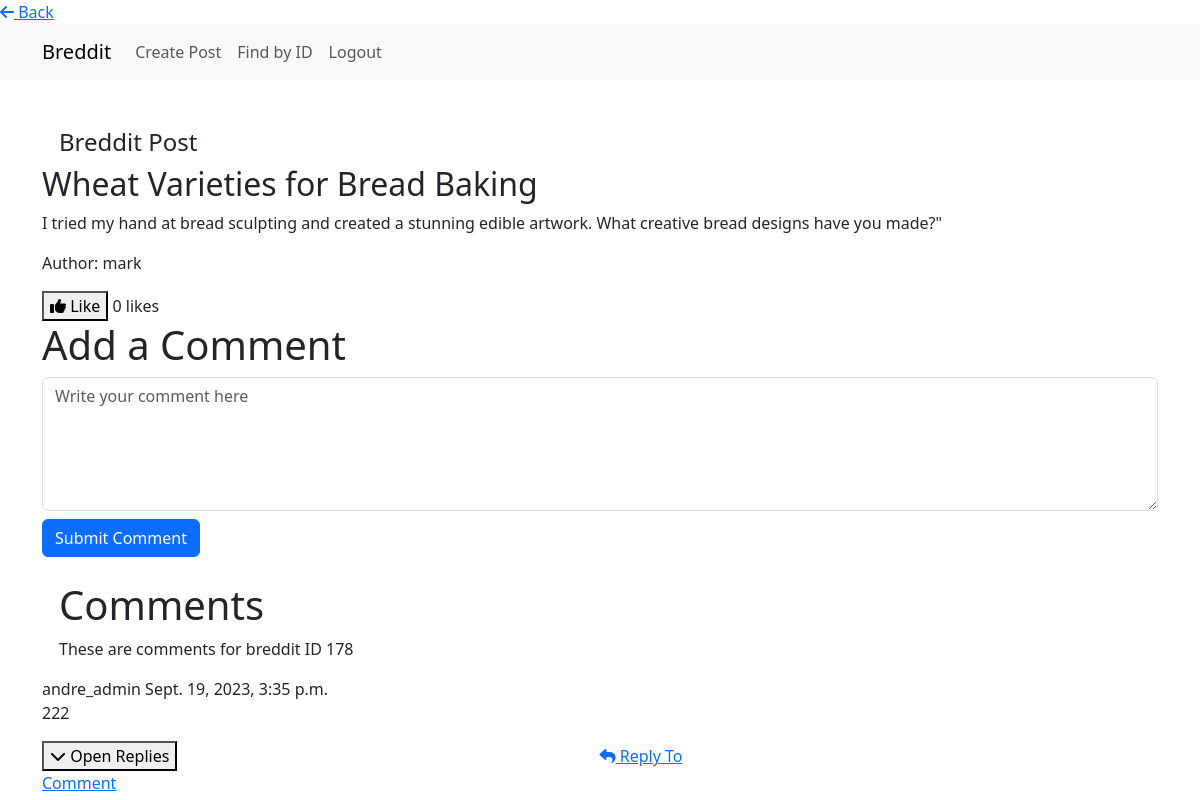
/posts/post/178/create-comment/ (signed in), run on an earlier commit of the app's database.
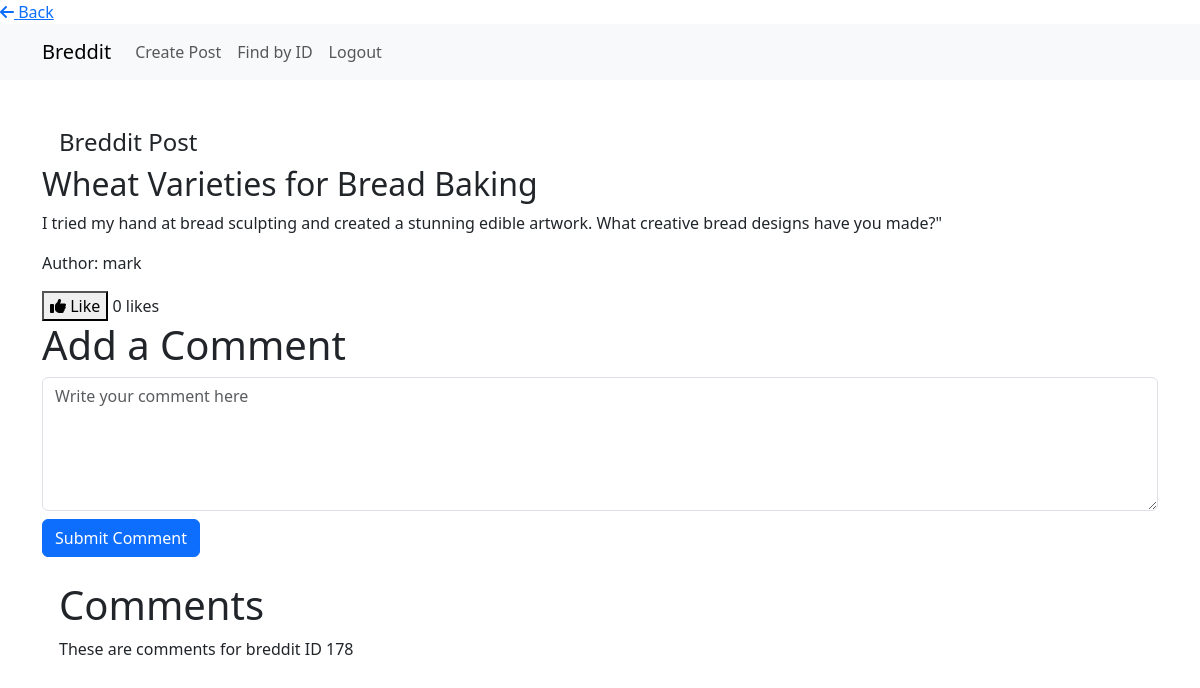
And on a later commit of the database.
### bit_posts/models/post.py (models this page shows, shortened)
class Comment(models.Model):
    post = models.ForeignKey(Post, on_delete=models.CASCADE, related_name='comments')
    user = models.ForeignKey(get_user_model(), on_delete=models.CASCADE)
    text = models.TextField()
    parent_comment = models.ForeignKey('self', null=True, blank=True, on_delete=models.CASCADE)
    created_at = models.DateTimeField(auto_now_add=True)
    is_reply = models.BooleanField(default=False)
    upvotes = models.ManyToManyField(
        get_user_model(),
        related_name='upvoted_comments',
        blank=True,
    )

### bit_users/models/user.py (models this page shows)
class User(AbstractUser):
    pass

### bit_posts/views/post_views.py (the view)
# urls.py: path('post/<int:post_id>/create-comment/', post_views.create_comment, name='create-comment'),
def create_comment(request, post_id, comment_id=None):
    post = get_object_or_404(Post, pk=post_id)
    if not request.user.is_authenticated:
        messages.error(request, 'You must be logged in to comment.')
        return redirect('bit_users:login')
    parent_comment = None
    if comment_id:
        parent_comment = get_object_or_404(Comment, pk=comment_id)
    if request.method == 'POST':
        form = CommentForm(request.POST)
        if form.is_valid():
            comment = form.save(commit=False)
            comment.user = request.user
            comment.post = post
            comment.parent_comment = parent_comment
            comment.save()
            return redirect('create-comment', post_id=post_id)
        else:
            messages.error(request, 'There was an error with your comment. Please correct it.')
    else:
        form = CommentForm()
    comments = Comment.objects.filter(post=post, parent_comment=None).order_by('-created_at')
    context = {
        'form': form,
        'post': post,
        'post_id': post_id,
        'comments': comments,
    }
    return render(request, 'bit_posts/create_comment.html', context)

### bit_posts/forms/forms.py
class CommentForm(forms.ModelForm):
    class Meta:
        model = Comment
        fields = ['text']

### bit_posts/templates/bit_posts/create_comment.html (shortened to what this page needs)
{% load static %}
<!DOCTYPE html>
<html lang="en">
<head>
    <link rel="stylesheet" type="text/css" href="{% static 'breddit/css/bit_posts/style.css' %}">
    <link href="https://cdn.jsdelivr.net/npm/bootstrap@5.3.0/dist/css/bootstrap.min.css" rel="stylesheet">
    <link rel="stylesheet" href="https://cdnjs.cloudflare.com/ajax/libs/font-awesome/6.4.0/css/all.min.css">
</head>
<body>
    <div class="back-button-container">
        <a class="back-button" href="{% url 'bit_posts:post-list-create' %}">
            <i class="fas fa-arrow-left"></i> Back
        </a>
    </div>
    <nav class="navbar navbar-expand-lg navbar-light bg-light">
        <div class="container">
            <a class="navbar-brand" href="{% url 'home' %}">Breddit</a>
            <div class="collapse navbar-collapse" id="navbarNav">
                {% if user.is_authenticated %}
                <ul class="navbar-nav ml-auto ">
                    <li class="nav-item">
                        <a class="nav-link" href="{% url 'bit_posts:post-list-create' %}">Create Post</a>
                    </li>
                    <li class="nav-item">
                        <a class="nav-link" href="{% url 'bit_posts:find-by-id' %}">Find by ID</a>
                    </li>
                    <li class="nav-item">
                        <a class="nav-link" href="{% url 'bit_users:logout' %}">Logout</a>
                    </li>
                </ul>
                {% endif %}
            </div>
        </div>
    </nav>
    <div class="container mt-5 mt-4">
    <h4 style="margin-left: 17px;">Breddit Post</h4>
{% if post %}
<div class="post">
    <h2 class="post-title">{{ post.title }}</h2>
    <p class="post-content">{{ post.content }}</p>
    <p class="post-author">Author: {{ post.user.username }}</p>
    <button class="like-button" data-post-id="{{ post.id }}">
        {% if request.user in post.upvotes.all %}<i class="fas fa-thumbs-down"></i> Unlike{% else %}<i class="fas fa-thumbs-up"></i> Like{% endif %}
    </button>
    <span class="likes-count">{{ post.upvotes.count }}</span> likes
</div>
{% endif %}
{% if user.is_authenticated %}
<div class="comment-form mt-9">
    <h1>Add a Comment</h1>
    <form method="post">
        <div class="form-group">
            <textarea class="form-control comment-input" name="text" rows="5" placeholder="Write your comment here"></textarea>
        </div>
        <button type="submit" class="btn btn-primary mt-2">Submit Comment</button>
    </form>
</div>
{% endif %}
<h1 class="mt-4" style="margin-left: 17px;">Comments</h1>
<p style="margin-left: 17px;"> These are comments for breddit ID {{ post_id }}</p>
<div class="comments-section">
    {% for comment in comments %}
    <div class="comment">
        <div class="comment-header">
            <span class="comment-author">{{ comment.user.username }}</span>
            <span class="comment-timestamp">{{ comment.created_at }}</span>
        </div>
        <div class="comment-content">
            <p>{{ comment.text }}</p>
        </div>
        <button class="open-close-replies-button" style="margin-right: 418px;">
            <i class="fas fa-chevron-down"></i> Open Replies
        </button>
        <a href="{% url 'bit_posts:reply-comment' comment.id %}" class="comment-reply-action" style="margin-right: 500px;">
            <i class="fas fa-reply"></i> Reply To Comment
        </a>
    </div>
    {% endfor %}
</div>
</div>
</body>
</html>

What changed in the data, as far as the page shows it:
removed Comment: user.username "andre_admin", created_at "Sept. 19, 2023, 3:35 p.m.", text "222"
